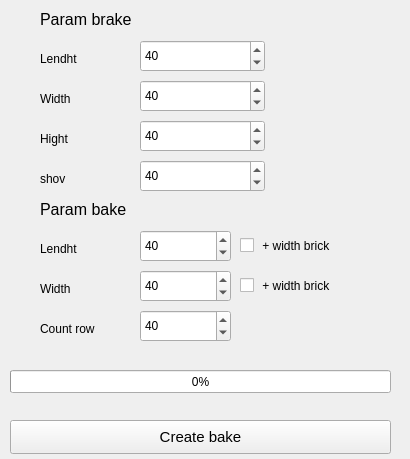
<?xml version="1.0" encoding="UTF-8"?>
<ui version="4.0">
 <class>Form</class>
 <widget class="QWidget" name="Form">
  <property name="geometry">
   <rect>
    <x>0</x>
    <y>0</y>
    <width>410</width>
    <height>459</height>
   </rect>
  </property>
  <property name="windowTitle">
   <string>Create bake</string>
  </property>
  <widget class="QLabel" name="label">
   <property name="enabled">
    <bool>true</bool>
   </property>
   <property name="geometry">
    <rect>
     <x>40</x>
     <y>50</y>
     <width>81</width>
     <height>18</height>
    </rect>
   </property>
   <property name="text">
    <string>Lendht</string>
   </property>
  </widget>
  <widget class="QLabel" name="label_2">
   <property name="enabled">
    <bool>true</bool>
   </property>
   <property name="geometry">
    <rect>
     <x>40</x>
     <y>90</y>
     <width>81</width>
     <height>18</height>
    </rect>
   </property>
   <property name="text">
    <string>Width</string>
   </property>
  </widget>
  <widget class="QLabel" name="label_3">
   <property name="enabled">
    <bool>true</bool>
   </property>
   <property name="geometry">
    <rect>
     <x>40</x>
     <y>130</y>
     <width>81</width>
     <height>18</height>
    </rect>
   </property>
   <property name="text">
    <string>Hight</string>
   </property>
  </widget>
  <widget class="QLabel" name="label_4">
   <property name="enabled">
    <bool>true</bool>
   </property>
   <property name="geometry">
    <rect>
     <x>40</x>
     <y>10</y>
     <width>211</width>
     <height>18</height>
    </rect>
   </property>
   <property name="font">
    <font>
     <pointsize>12</pointsize>
    </font>
   </property>
   <property name="text">
    <string>Param brake</string>
   </property>
   <property name="wordWrap">
    <bool>false</bool>
   </property>
  </widget>
  <widget class="QLabel" name="label_5">
   <property name="enabled">
    <bool>true</bool>
   </property>
   <property name="geometry">
    <rect>
     <x>40</x>
     <y>240</y>
     <width>81</width>
     <height>18</height>
    </rect>
   </property>
   <property name="text">
    <string>Lendht</string>
   </property>
  </widget>
  <widget class="QLabel" name="label_6">
   <property name="enabled">
    <bool>true</bool>
   </property>
   <property name="geometry">
    <rect>
     <x>40</x>
     <y>200</y>
     <width>231</width>
     <height>18</height>
    </rect>
   </property>
   <property name="font">
    <font>
     <pointsize>12</pointsize>
    </font>
   </property>
   <property name="text">
    <string>Param bake</string>
   </property>
   <property name="wordWrap">
    <bool>false</bool>
   </property>
  </widget>
  <widget class="QLabel" name="label_7">
   <property name="enabled">
    <bool>true</bool>
   </property>
   <property name="geometry">
    <rect>
     <x>40</x>
     <y>280</y>
     <width>81</width>
     <height>18</height>
    </rect>
   </property>
   <property name="text">
    <string>Width</string>
   </property>
  </widget>
  <widget class="QLabel" name="label_8">
   <property name="enabled">
    <bool>true</bool>
   </property>
   <property name="geometry">
    <rect>
     <x>40</x>
     <y>320</y>
     <width>91</width>
     <height>18</height>
    </rect>
   </property>
   <property name="text">
    <string>Count row</string>
   </property>
  </widget>
  <widget class="QLabel" name="label_9">
   <property name="enabled">
    <bool>true</bool>
   </property>
   <property name="geometry">
    <rect>
     <x>40</x>
     <y>170</y>
     <width>81</width>
     <height>18</height>
    </rect>
   </property>
   <property name="text">
    <string>shov</string>
   </property>
  </widget>
  <widget class="QDoubleSpinBox" name="BrikLength">
   <property name="enabled">
    <bool>true</bool>
   </property>
   <property name="geometry">
    <rect>
     <x>140</x>
     <y>40</y>
     <width>125</width>
     <height>32</height>
    </rect>
   </property>
   <property name="frame">
    <bool>true</bool>
   </property>
   <property name="decimals">
    <number>0</number>
   </property>
   <property name="minimum">
    <double>0.000000000000000</double>
   </property>
   <property name="maximum">
    <double>999999.000000000000000</double>
   </property>
   <property name="value">
    <double>40.000000000000000</double>
   </property>
  </widget>
  <widget class="QDoubleSpinBox" name="BrikWidth">
   <property name="enabled">
    <bool>true</bool>
   </property>
   <property name="geometry">
    <rect>
     <x>140</x>
     <y>80</y>
     <width>125</width>
     <height>32</height>
    </rect>
   </property>
   <property name="frame">
    <bool>true</bool>
   </property>
   <property name="decimals">
    <number>0</number>
   </property>
   <property name="minimum">
    <double>0.000000000000000</double>
   </property>
   <property name="maximum">
    <double>999999.000000000000000</double>
   </property>
   <property name="value">
    <double>40.000000000000000</double>
   </property>
  </widget>
  <widget class="QDoubleSpinBox" name="BrikHeight">
   <property name="enabled">
    <bool>true</bool>
   </property>
   <property name="geometry">
    <rect>
     <x>140</x>
     <y>120</y>
     <width>125</width>
     <height>32</height>
    </rect>
   </property>
   <property name="frame">
    <bool>true</bool>
   </property>
   <property name="decimals">
    <number>0</number>
   </property>
   <property name="minimum">
    <double>0.000000000000000</double>
   </property>
   <property name="maximum">
    <double>999999.000000000000000</double>
   </property>
   <property name="value">
    <double>40.000000000000000</double>
   </property>
  </widget>
  <widget class="QDoubleSpinBox" name="Shov">
   <property name="enabled">
    <bool>true</bool>
   </property>
   <property name="geometry">
    <rect>
     <x>140</x>
     <y>160</y>
     <width>125</width>
     <height>32</height>
    </rect>
   </property>
   <property name="frame">
    <bool>true</bool>
   </property>
   <property name="decimals">
    <number>0</number>
   </property>
   <property name="minimum">
    <double>0.000000000000000</double>
   </property>
   <property name="maximum">
    <double>999999.000000000000000</double>
   </property>
   <property name="value">
    <double>40.000000000000000</double>
   </property>
  </widget>
  <widget class="QPushButton" name="pushButtonCreate">
   <property name="geometry">
    <rect>
     <x>10</x>
     <y>420</y>
     <width>381</width>
     <height>34</height>
    </rect>
   </property>
   <property name="sizePolicy">
    <sizepolicy hsizetype="Expanding" vsizetype="Fixed">
     <horstretch>0</horstretch>
     <verstretch>0</verstretch>
    </sizepolicy>
   </property>
   <property name="font">
    <font>
     <pointsize>11</pointsize>
    </font>
   </property>
   <property name="layoutDirection">
    <enum>Qt::RightToLeft</enum>
   </property>
   <property name="text">
    <string notr="true">Create bake</string>
   </property>
  </widget>
  <widget class="QDoubleSpinBox" name="BakeLength">
   <property name="enabled">
    <bool>true</bool>
   </property>
   <property name="geometry">
    <rect>
     <x>140</x>
     <y>230</y>
     <width>91</width>
     <height>32</height>
    </rect>
   </property>
   <property name="frame">
    <bool>true</bool>
   </property>
   <property name="decimals">
    <number>0</number>
   </property>
   <property name="minimum">
    <double>0.000000000000000</double>
   </property>
   <property name="maximum">
    <double>999999.000000000000000</double>
   </property>
   <property name="value">
    <double>40.000000000000000</double>
   </property>
  </widget>
  <widget class="QDoubleSpinBox" name="BakeWidth">
   <property name="enabled">
    <bool>true</bool>
   </property>
   <property name="geometry">
    <rect>
     <x>140</x>
     <y>270</y>
     <width>91</width>
     <height>32</height>
    </rect>
   </property>
   <property name="frame">
    <bool>true</bool>
   </property>
   <property name="decimals">
    <number>0</number>
   </property>
   <property name="minimum">
    <double>0.000000000000000</double>
   </property>
   <property name="maximum">
    <double>999999.000000000000000</double>
   </property>
   <property name="value">
    <double>40.000000000000000</double>
   </property>
  </widget>
  <widget class="QDoubleSpinBox" name="BakeRow">
   <property name="enabled">
    <bool>true</bool>
   </property>
   <property name="geometry">
    <rect>
     <x>140</x>
     <y>310</y>
     <width>91</width>
     <height>32</height>
    </rect>
   </property>
   <property name="frame">
    <bool>true</bool>
   </property>
   <property name="decimals">
    <number>0</number>
   </property>
   <property name="minimum">
    <double>1.000000000000000</double>
   </property>
   <property name="maximum">
    <double>999999.000000000000000</double>
   </property>
   <property name="singleStep">
    <double>1.000000000000000</double>
   </property>
   <property name="value">
    <double>40.000000000000000</double>
   </property>
  </widget>
  <widget class="QCheckBox" name="checkBox1">
   <property name="geometry">
    <rect>
     <x>240</x>
     <y>230</y>
     <width>151</width>
     <height>31</height>
    </rect>
   </property>
   <property name="text">
    <string> + width brick</string>
   </property>
  </widget>
  <widget class="QCheckBox" name="checkBox2">
   <property name="geometry">
    <rect>
     <x>240</x>
     <y>270</y>
     <width>151</width>
     <height>31</height>
    </rect>
   </property>
   <property name="text">
    <string> + width brick</string>
   </property>
  </widget>
  <widget class="QProgressBar" name="progressBar">
   <property name="geometry">
    <rect>
     <x>10</x>
     <y>370</y>
     <width>381</width>
     <height>23</height>
    </rect>
   </property>
   <property name="value">
    <number>0</number>
   </property>
  </widget>
 </widget>
 <resources/>
 <connections/>
</ui>
